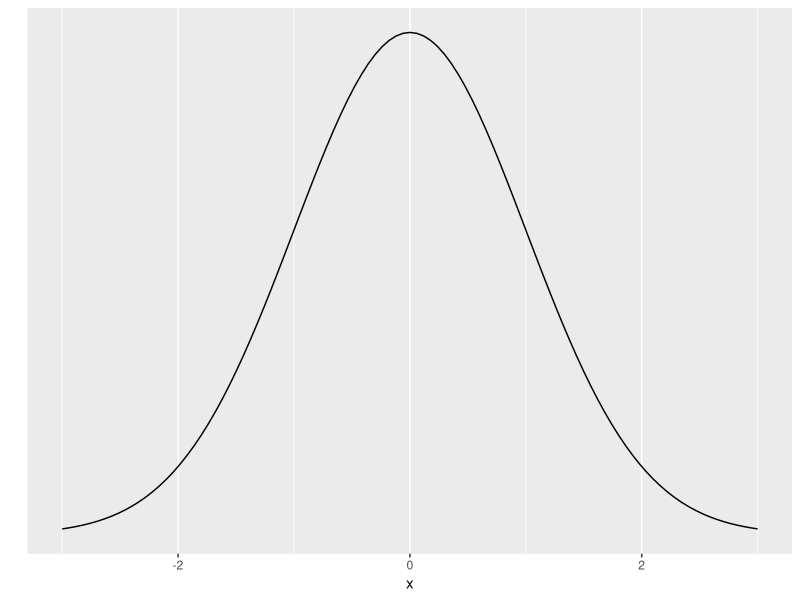

R code for this plot:
## ---- chunk 1
## brilliant working code here
library(ggplot2)
2 + 2
p1 <- ggplot(data = data.frame(x = c(-3, 3)), aes(x)) +
  stat_function(fun = dnorm, n = 101, args = list(mean = 0, sd = 1)) + ylab("") +
  scale_y_continuous(breaks = NULL)
p1
